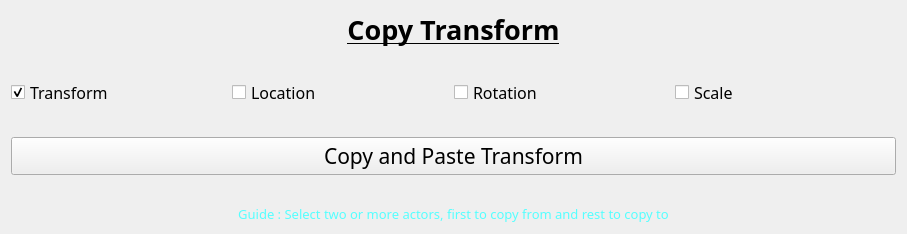
           <widget class="QWidget" name="page_15">
            <property name="geometry">
             <rect>
              <x>0</x>
              <y>0</y>
              <width>907</width>
              <height>222</height>
             </rect>
            </property>
            <property name="sizePolicy">
             <sizepolicy hsizetype="Preferred" vsizetype="Fixed">
              <horstretch>0</horstretch>
              <verstretch>0</verstretch>
             </sizepolicy>
            </property>
            <attribute name="label">
             <string>Copy and Paste Transform, Scale, Rotation within Actors</string>
            </attribute>
            <layout class="QVBoxLayout" name="verticalLayout_46">
             <item>
              <layout class="QVBoxLayout" name="verticalLayout_47">
               <property name="spacing">
                <number>30</number>
               </property>
               <item>
                <layout class="QVBoxLayout" name="verticalLayout_48">
                 <item>
                  <widget class="QLabel" name="label_58">
                   <property name="enabled">
                    <bool>true</bool>
                   </property>
                   <property name="sizePolicy">
                    <sizepolicy hsizetype="Preferred" vsizetype="Preferred">
                     <horstretch>0</horstretch>
                     <verstretch>0</verstretch>
                    </sizepolicy>
                   </property>
                   <property name="font">
                    <font>
                     <family>Century Gothic</family>
                     <pointsize>20</pointsize>
                     <bold>true</bold>
                     <underline>true</underline>
                    </font>
                   </property>
                   <property name="autoFillBackground">
                    <bool>false</bool>
                   </property>
                   <property name="text">
                    <string>Copy Transform</string>
                   </property>
                   <property name="alignment">
                    <set>Qt::AlignCenter</set>
                   </property>
                   <property name="wordWrap">
                    <bool>false</bool>
                   </property>
                  </widget>
                 </item>
                </layout>
               </item>
               <item>
                <layout class="QHBoxLayout" name="horizontalLayout_3">
                 <property name="spacing">
                  <number>0</number>
                 </property>
                 <item>
                  <layout class="QHBoxLayout" name="horizontalLayout_5">
                   <item>
                    <widget class="QCheckBox" name="cb_transform">
                     <property name="sizePolicy">
                      <sizepolicy hsizetype="Minimum" vsizetype="Fixed">
                       <horstretch>0</horstretch>
                       <verstretch>0</verstretch>
                      </sizepolicy>
                     </property>
                     <property name="font">
                      <font>
                       <family>Century Gothic</family>
                       <pointsize>12</pointsize>
                      </font>
                     </property>
                     <property name="text">
                      <string>Transform</string>
                     </property>
                     <property name="checked">
                      <bool>true</bool>
                     </property>
                    </widget>
                   </item>
                  </layout>
                 </item>
                 <item>
                  <layout class="QHBoxLayout" name="horizontalLayout_8">
                   <item>
                    <widget class="QCheckBox" name="cb_location">
                     <property name="font">
                      <font>
                       <family>Century Gothic</family>
                       <pointsize>12</pointsize>
                      </font>
                     </property>
                     <property name="text">
                      <string>Location</string>
                     </property>
                    </widget>
                   </item>
                  </layout>
                 </item>
                 <item>
                  <layout class="QHBoxLayout" name="horizontalLayout_10">
                   <item>
                    <widget class="QCheckBox" name="cb_rotation">
                     <property name="font">
                      <font>
                       <family>Century Gothic</family>
                       <pointsize>12</pointsize>
                      </font>
                     </property>
                     <property name="text">
                      <string>Rotation</string>
                     </property>
                    </widget>
                   </item>
                  </layout>
                 </item>
                 <item>
                  <layout class="QHBoxLayout" name="horizontalLayout_9">
                   <item>
                    <widget class="QCheckBox" name="cb_scale">
                     <property name="font">
                      <font>
                       <family>Century Gothic</family>
                       <pointsize>12</pointsize>
                      </font>
                     </property>
                     <property name="text">
                      <string>Scale</string>
                     </property>
                    </widget>
                   </item>
                  </layout>
                 </item>
                </layout>
               </item>
               <item>
                <widget class="QPushButton" name="btn_copytrans">
                 <property name="font">
                  <font>
                   <family>Century Gothic</family>
                   <pointsize>16</pointsize>
                  </font>
                 </property>
                 <property name="styleSheet">
                  <string notr="true"/>
                 </property>
                 <property name="text">
                  <string>Copy and Paste Transform</string>
                 </property>
                </widget>
               </item>
               <item>
                <widget class="QLabel" name="label_60">
                 <property name="font">
                  <font>
                   <family>Century Gothic</family>
                   <pointsize>10</pointsize>
                  </font>
                 </property>
                 <property name="styleSheet">
                  <string notr="true">color: rgb(85, 255, 255);
</string>
                 </property>
                 <property name="text">
                  <string>Guide : Select two or more actors, first to copy from and rest to copy to</string>
                 </property>
                 <property name="alignment">
                  <set>Qt::AlignCenter</set>
                 </property>
                </widget>
               </item>
              </layout>
             </item>
            </layout>
           </widget>
